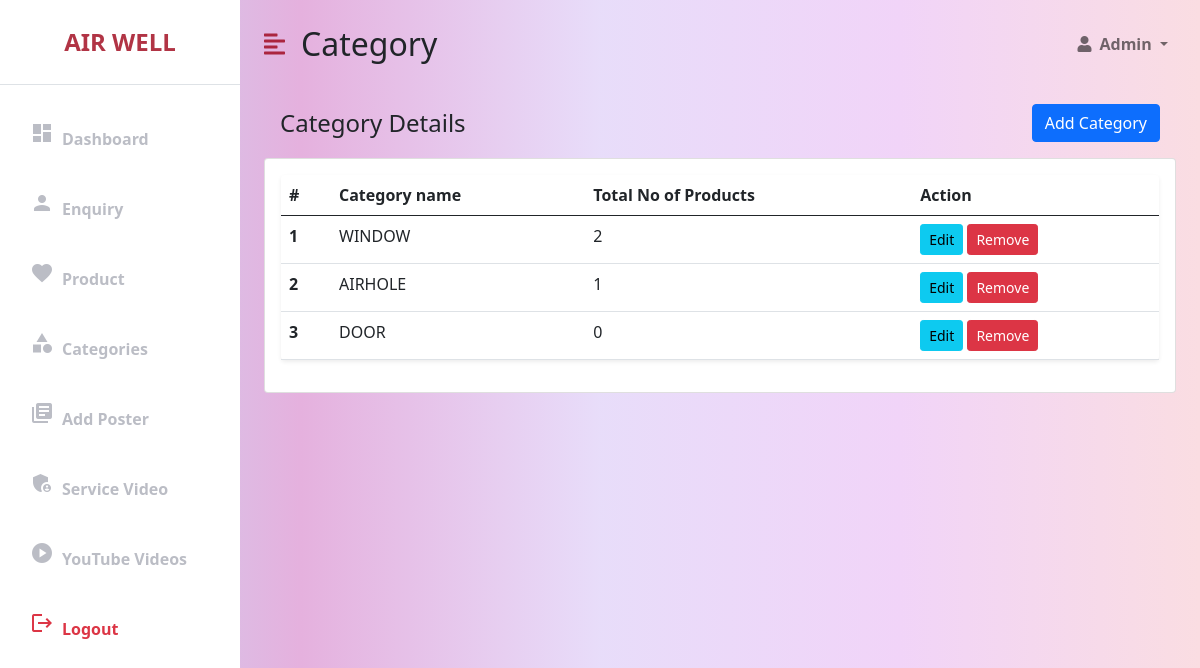
The page /admin_category (signed in) on the database as committed earlier.
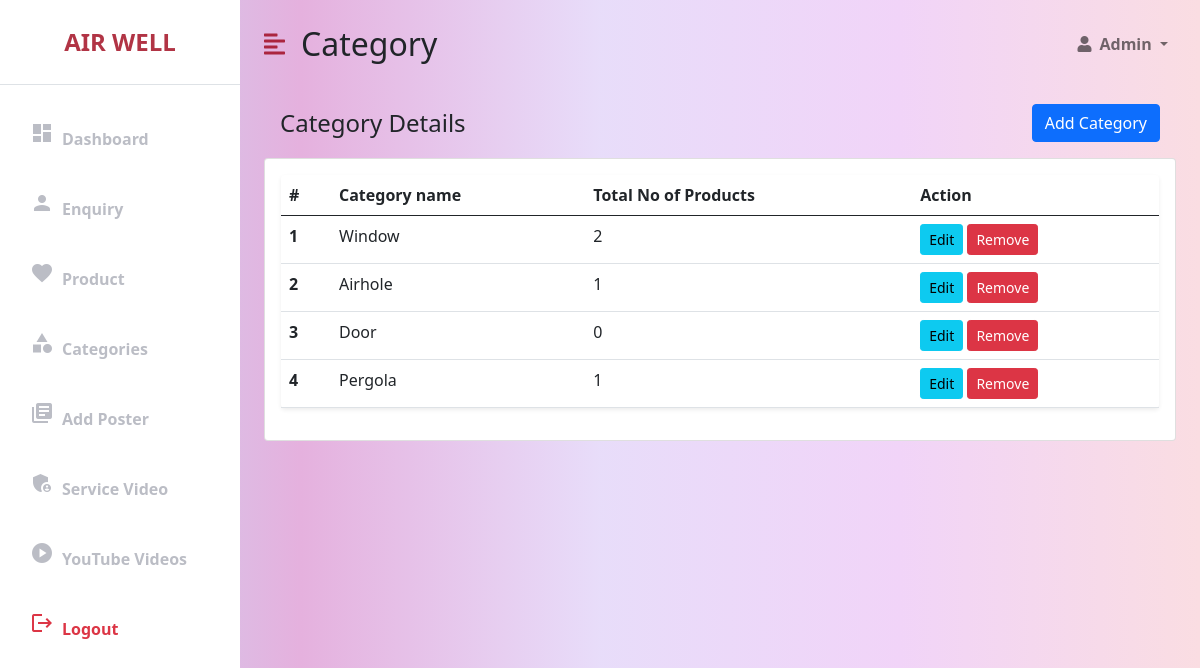
The same page on the database as committed later.
### AirWellApp/models.py (models this page shows, shortened)
class ProductCategoryModel(models.Model):
    category_id = models.AutoField(primary_key=True)
    category_name = models.CharField(max_length=100)
    class Meta:
        db_table = "category_table"

### AirWellApp/views.py (the view)
# urls.py: path("admin_category", views.admin_category, name='admin_category'),
@login_required(login_url='/login')
def admin_category(request):
    category = {'category': ProductCategoryModel.objects.annotate(product_count=Count('productmodel'))}
    return render(request, 'admin/admin_category.html', category)

### templates/admin/admin_category.html (shortened to what the changed rows need)
<!DOCTYPE html>
<html lang="en">
<head>
    <link href="https://cdn.jsdelivr.net/npm/bootstrap@5.0.0-beta3/dist/css/bootstrap.min.css" rel="stylesheet" />
    <link rel="stylesheet" href="https://cdnjs.cloudflare.com/ajax/libs/font-awesome/5.15.3/css/all.min.css" />
</head>
<body>
    <div class="d-flex" id="wrapper">
        <div id="page-content-wrapper">
            <nav class="navbar navbar-expand-lg navbar-light bg-transparent py-4 px-4">
                <div class="d-flex align-items-center">
                    <h2 class="fs-2 m-0">Category</h2>
                </div>
            </nav>
            <div class="container-fluid px-4">
                <div class="card card-body">
                    <table class="table bg-white rounded shadow-sm  table-hover">
                        <thead>
                            <tr>
                                <th scope="col" width="50">#</th>
                                <th scope="col">Category name</th>
                                <th scope="col">Total No of Products</th>
                                <th scope="col">Action</th>
                            </tr>
                        </thead>
                        <tbody>
                            {% for data in category %}
                            <tr>
                                <th scope="row">{{forloop.counter}}</th>
                                <td>{{data.category_name}}</td>
                                <td>{{data.product_count}}</td>
                                {% if data.category_name != 'Other' %}
                                <td>
                                    <a class="btn btn-info btn-sm "
                                        href="/admin_edit_category/{{ data.category_id }}" role="button">Edit</a>
                                    <a class="btn btn-danger btn-sm remove-btn"
                                        href="/admin_remove_category/{{ data.category_id }}" role="button">Remove</a>
                                </td>
                                {% else %}
                                <td><a class="btn btn-danger btn-sm disabled" disabled role="button">Remove</a></td>
                                {% endif %}
                            </tr>
                            {% endfor %}
                        </tbody>
                    </table>
                </div>
            </div>
        </div>
    </div>
</body>
</html>

Rows that differ between the two databases and show on the page:
changed ProductCategoryModel: category_name "WINDOW" → "Window"
changed ProductCategoryModel: category_name "AIRHOLE" → "Airhole"
changed ProductCategoryModel: category_name "DOOR" → "Door"
added ProductCategoryModel: category_name "Pergola", product_count "1"
